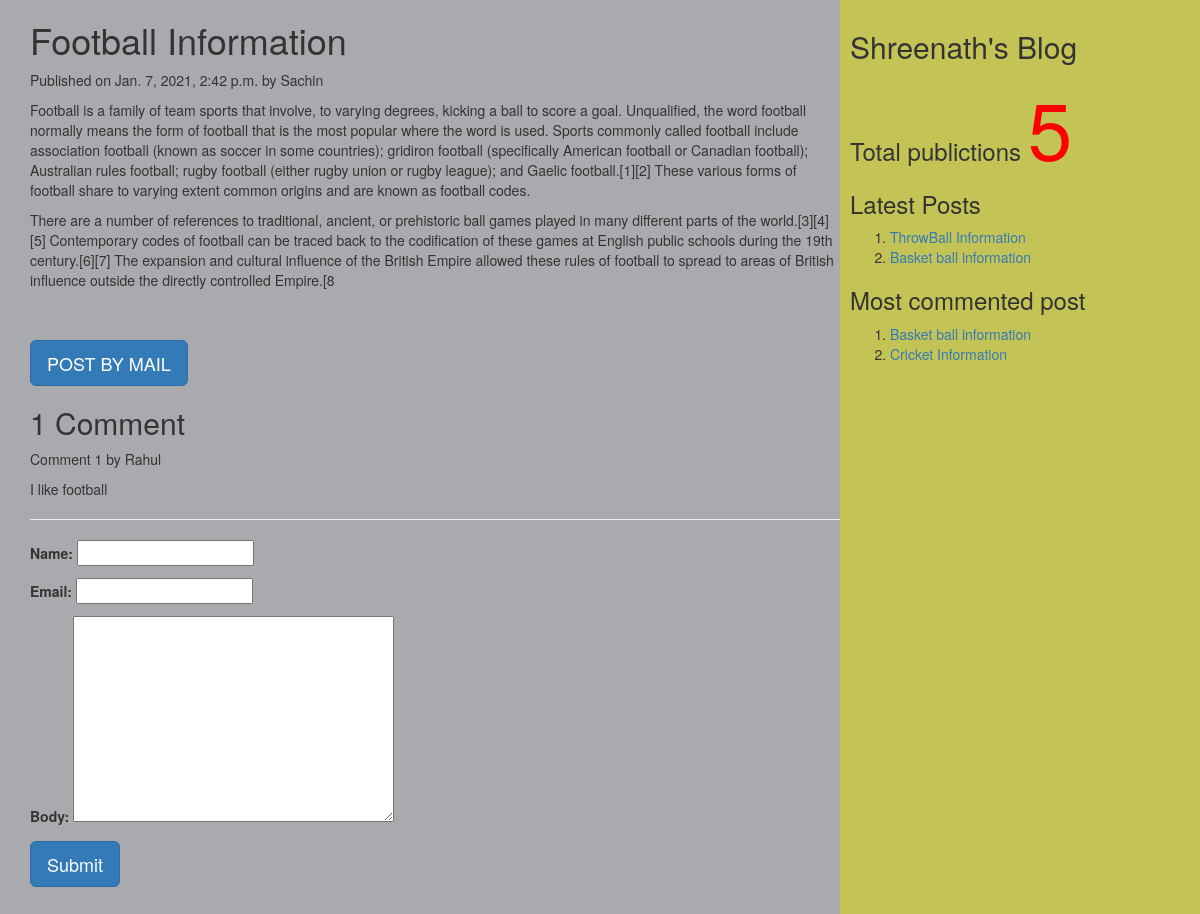
/2021/01/07/football-information/, run on the app's committed database.
### myApp/models.py (models this page shows, shortened)
class Post(models.Model):
          tags=TaggableManager()
          STATUS_CHOICES=(('draft','Draft'),('published','Published'))
          title=models.CharField(max_length=256)
          slug=models.SlugField(max_length=264,unique_for_date='publish')
          author=models.ForeignKey(User,related_name='blog_posts',on_delete= models.CASCADE)
          body=models.TextField()
          publish=models.DateTimeField(default=timezone.now)
          created=models.DateTimeField(auto_now_add=True)
          updated=models.DateTimeField(auto_now=True)
          status= models.CharField(max_length=10,choices=STATUS_CHOICES,default='draft')
          objects=CustomManager()
          class Meta:
                ordering=('-publish',)
          def get_absolute_url(self):
                return reverse('post_detail',args=[self.publish.year,self.publish.strftime('%m'),self.publish.strftime('%d'),self.slug])

class Comment(models.Model):
    post=models.ForeignKey(Post,related_name="comments",on_delete=models.CASCADE)
    name=models.CharField(max_length=50)
    email=models.EmailField()
    body=models.TextField()
    created=models.DateTimeField(auto_now_add=True)
    updated=models.DateTimeField(auto_now=True)
    active=models.BooleanField(default=True)
    class Meta:
        ordering=('created',)

### myApp/views.py (the view, shortened to what this page needs)
# urls.py: url(r'^(?P<year>\d{4})/(?P<month>\d{2})/(?P<day>\d{2})/(?P<post>[-\w]+)/$',views.post_detail_view,name='post_detail'),
def post_detail_view(request,year,month,day,post):
    post=get_object_or_404(Post,slug=post,publish__year=year,publish__month=month,publish__day=day)
    comments=post.comments.filter(active=True)
    csubmit=False
    form=CommentForm()
    d={'post':post,'form':form,'csubmit':csubmit,'comments':comments}
    return render(request,'myApp/post_detail.html',d)

### myApp/forms.py
class CommentForm(forms.ModelForm):
    class Meta:
        model=Comment
        fields=('name','email','body')

### myApp/models.py (called while the page is built)
    def get_queryset(self):
        return super().get_queryset().filter(status='published')

### myApp/templatetags/mytags.py (called while the page is built)
@register.simple_tag
def total_posts():
    return Post.objects.count()

@register.inclusion_tag('myApp/latest_post.html')
def show_latest_posts(count=3):
    latest_posts=Post.objects.order_by('-publish')[:count]
    return {'latest_posts':latest_posts}

@register.simple_tag
def get_most_commented_posts(count=2):
    return Post.objects.annotate(total_comments=Count('comments')).order_by('-total_comments')[:count]

### templates/myApp/post_detail.html (shortened to what this page needs)
<html>
    {%extends 'myApp/parent.html'%}
        {%block content_block%}
        <h1>{{post.title}}</h1>
        <p>Published on {{post.publish}} by {{post.author|title}}</p>
        {{post.body|linebreaks}} <br><br>
        <a href="/{{post.id}}/share" class='btn btn-lg btn-primary'>POST BY MAIL</a>
        {%with comments.count as comments_count%}
        <h2>{{comments_count}} Comment{{comments_count|pluralize}}</h2>
        {%endwith%}
        {%if comments%}
         {%for c in comments%}
         <p>Comment {{forloop.counter}} by {{c.name}}</p>
        <div>{{c.body|linebreaks}}</div>
        <hr>
        {%endfor%}
        {%else%}
         <p style="color:blue;font-size:30px;font-style:bold;border-bottom:1px red solid;">There are no comments</p>
        {%endif%}
         {%if csubmit%}
         <h2>Thank you..Your comment has been added successfully!!</h2>
         {%else%}
         <form  method="post">
           {{form.as_p}}
           <input type="submit" class='btn btn-lg btn-primary' value="Submit">
         </form>
         {%endif%}
        {%endblock%}

### templates/myApp/parent.html (shortened to what this page needs)
<html>
{%load mytags%}
    <head>
        <link rel="stylesheet" href="https://maxcdn.bootstrapcdn.com/bootstrap/3.3.7/css/bootstrap.min.css">
    </head>
    <body>
        <div class="content" style="width:70%;float:left;background-color:a8aaad;height:300%;padding:0 0 0 30px">
              {%block content_block%}
              {%endblock%}
        </div>
        <div class="sidebar" style="width:30%;float:right;background-color:#c4c456;height:300%;padding:10px">
            <h2>Shreenath's Blog</h2>
            <h3>Total publictions
              <span style="color:red;font-size:80px">
              {%total_posts%}</span>
              <h3>Latest Posts</h3>
              {% show_latest_posts 2 %}
              <h3>Most commented post</h3>
              {%get_most_commented_posts as m%}
              <ol>
                {%for post in m%}
                <li><a href="{{post.get_absolute_url}}">{{post.title}}</a></li>
                {%endfor%}
              </ol>
            </h3>
        </div>
    </body>
</html>

### templates/myApp/latest_post.html
<!DOCTYPE html>
<html lang="en" dir="ltr">
  <body>
    <ol>
    {%for post in latest_posts%}
    <li><a href="{{post.get_absolute_url}}">{{post.title}}</a></li>
    {%endfor%}
    </ol>
  </body>
</html>

### data on the page
Post: title "Football Information", publish "Jan. 7, 2021, 2:42 p.m.", author "Sachin", body "Football is a family of team sports that involve, to varying degrees, kicking a ball to score a goal. Unqualified, the word football normally means the form of football that is the most popular where the word is used. Sports commonly called football include association football (known as soccer in some countries); gridiron football (specifically American football or Canadian football); Australian rules football; rugby football (either rugby union or rugby league); and Gaelic football.[1][2] These various forms of football share to varying extent common origins and are known as football codes. There are a number of references to traditional, ancient, or prehistoric ball games played in many…"
Comment: name "Rahul", body "I like football"
Post: title "ThrowBall Information"
Post: title "Basket ball information"
Post: title "Cricket Information"

### other printed values
{{ comments_count }} "1"
